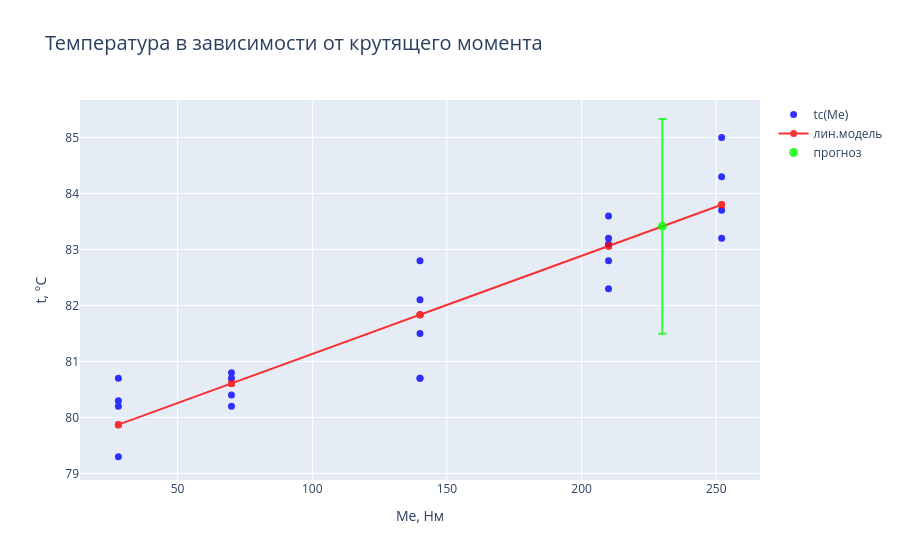

This figure's notebook cell:
### Code cell
x_pr = [1, 230]
y_pr = reg.predict(x_pr)
print("Точечный прогноз: y =", y_pr[0], "при x =", x_pr[1], "\n")

Se = np.sqrt(reg.scale)

alpha = 0.01
t_inv = stats.t.ppf(1 - alpha / 2, reg.df_resid)
print("Табличное значение критерия Стьюдента", t_inv)

U = Se * t_inv * np.sqrt(1 + 1 / len(y) + (x_pr[1] - x.mean()) ** 2 / sum((x - x.mean()) ** 2))
print("Ширина доверительного интервала", U, "при уровне ошибки", alpha)
print("y = ", y_pr[0] - U, "...", y_pr[0] + U)

fig.add_trace(
    go.Scatter(
        x=[x_pr[1]],
        y=[y_pr[0]],
        error_y=dict(
            type="data",
            array=[U],
            visible=True
        ),
        mode="markers",
        name="прогноз",
        marker=dict(
            color="rgba(0, 255, 0, 1)",
            size=9
        ),
        opacity=0.8
    )
)

fig.show()

### Figure 1 — Plotly figure (JSON) as saved in the notebook; plotly's stock layout.template omitted (floating-point values rounded to 4 significant figures)
{"data": [{"marker": {"color": "rgba(0, 0, 255, 1)", "size": 7}, "mode": "markers", "name": "tc(Me)", "opacity": 0.8, "type": "scatter", "x": [140, 210, 252, 28, 70, 140, 210, 252, 28, 70, 140, 210, 252, 28, 70, 140, 210, 252, 28, 70, 140, 210], "y": [80.7, 82.8, 83.2, 79.3, 80.2, 80.7, 83.2, 83.7, 80.3, 80.4, 81.5, 82.3, 84.3, 80.2, 80.7, 82.1, 83.1, 85.0, 80.7, 80.8, 82.8, 83.6]}, {"marker": {"color": "rgba(255, 0, 0, 1)", "size": 7}, "mode": "lines+markers", "name": "лин.модель", "opacity": 0.8, "type": "scatter", "x": [140, 210, 252, 28, 70, 140, 210, 252, 28, 70, 140, 210, 252, 28, 70, 140, 210, 252, 28, 70, 140, 210], "y": [81.84, 83.06, 83.8, 79.87, 80.61, 81.84, 83.06, 83.8, 79.87, 80.61, 81.84, 83.06, 83.8, 79.87, 80.61, 81.84, 83.06, 83.8, 79.87, 80.61, 81.84, 83.06]}, {"error_y": {"array": [1.917], "type": "data", "visible": true}, "marker": {"color": "rgba(0, 255, 0, 1)", "size": 9}, "mode": "markers", "name": "прогноз", "opacity": 0.8, "type": "scatter", "x": [230], "y": [83.41]}], "layout": {"title": {"font": {"size": 20}, "text": "Температура в зависимости от крутящего момента"}, "xaxis": {"title": {"text": "Me, Нм"}}, "yaxis": {"title": {"text": "t, °C"}}}}
